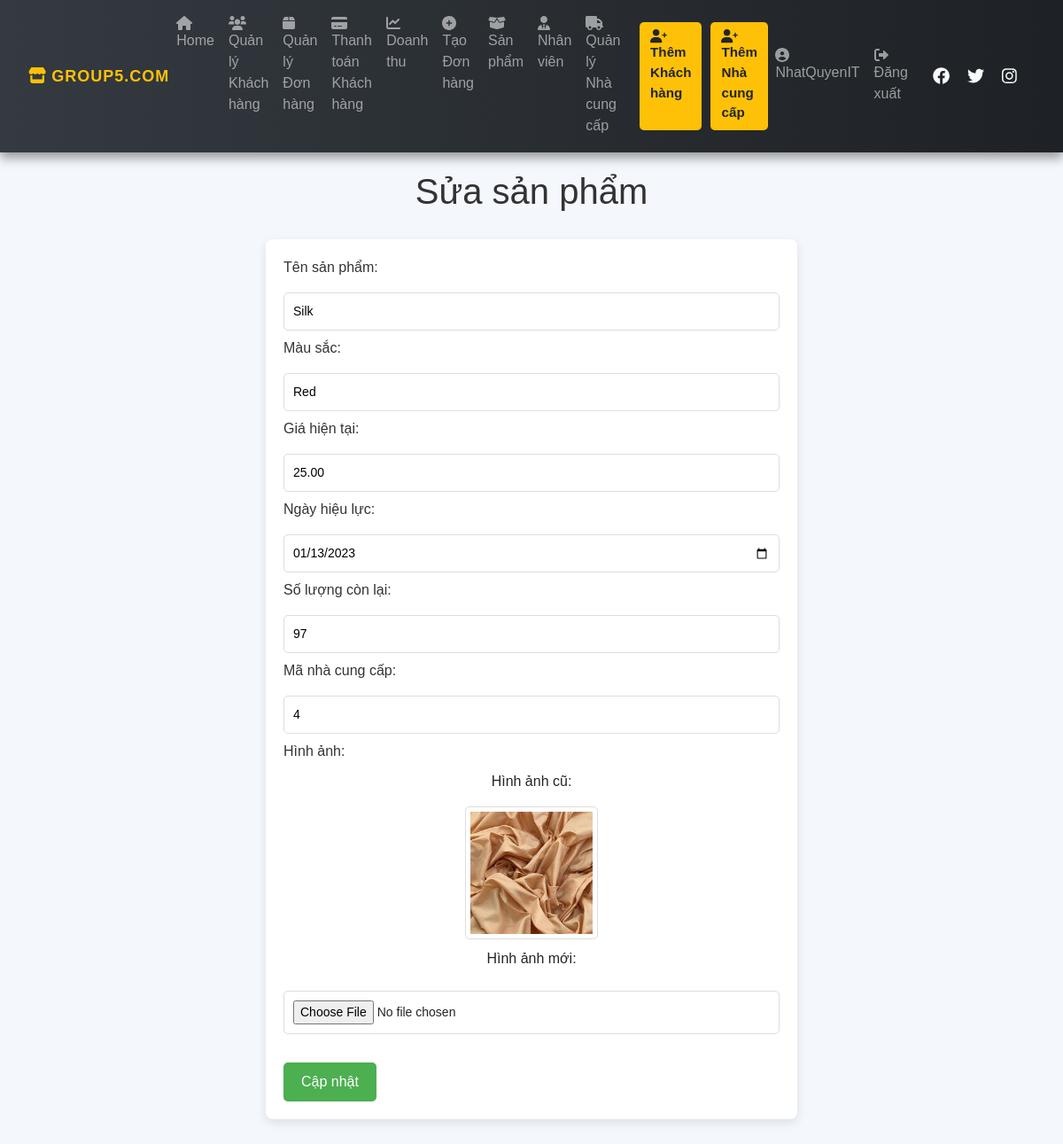
The app's page /edit_product.php?edit=1 (signed in) with its own data.
### tables this page shows
CREATE TABLE `category` (
  `CCode` int(11) NOT NULL,
  `Name` varchar(100) DEFAULT NULL,
  `Color` varchar(50) DEFAULT NULL,
  `RemainQuantity` int(11) DEFAULT NULL,
  `Price` decimal(10,2) DEFAULT NULL,
  `AppliedDate` date DEFAULT NULL,
  `SCode` int(11) DEFAULT NULL,
  `img` varchar(255) DEFAULT NULL
);

### edit_product.php (the view, shortened to what this page needs)
<?php
require 'connect.php';
include 'nav.php';
$product = null;
if (isset($_GET['edit'])) {
    $CCode = $_GET['edit'];
    $sql = "SELECT * FROM category WHERE CCode = :CCode";
    $stmt = $conn->prepare($sql);
    $stmt->execute([':CCode' => $CCode]);
    $product = $stmt->fetch(PDO::FETCH_ASSOC);
}
?>
<!DOCTYPE html>
<html lang="vi">
<head>
    <link rel="stylesheet" href="edit_product.css">
</head>
<body>
<h1>Sửa sản phẩm</h1>
<form action="edit_product.php?edit=<?php echo htmlspecialchars($product['CCode']); ?>" method="POST" enctype="multipart/form-data">
    <label for="name">Tên sản phẩm:</label>
    <input type="text" id="name" name="name" value="<?php echo htmlspecialchars($product['Name']); ?>" required><br>
    <label for="color">Màu sắc:</label>
    <input type="text" id="color" name="color" value="<?php echo htmlspecialchars($product['Color']); ?>" required><br>
    <label for="price">Giá hiện tại:</label>
    <input type="number" id="price" name="price" step="0.01" value="<?php echo htmlspecialchars($product['Price']); ?>" required><br>
    <label for="applied_date">Ngày hiệu lực:</label>
    <input type="date" id="applied_date" name="applied_date" value="<?php echo htmlspecialchars($product['AppliedDate']); ?>" required><br>
    <label for="remain_quantity">Số lượng còn lại:</label>
    <input type="number" id="remain_quantity" name="remain_quantity" value="<?php echo htmlspecialchars($product['RemainQuantity']); ?>" required><br>
    <label for="SCode">Mã nhà cung cấp:</label>
    <input type="number" id="SCode" name="SCode" value="<?php echo htmlspecialchars($product['SCode']); ?>" required><br>
    <label for="img">Hình ảnh:</label>
    <div class="image-preview">
        <?php if ($product['img']): ?>
            <p>Hình ảnh cũ:</p>
            <img src="img/<?php echo htmlspecialchars($product['img']); ?>" alt="Hình ảnh cũ" id="oldImage">
        <?php else: ?>
            <p>Chưa có hình ảnh</p>
        <?php endif; ?>
        <p>Hình ảnh mới:</p>
    </div>
    <input type="file" id="img" name="img" accept="image/*" onchange="previewNewImage(event)"><br><br>
    <button type="submit" name="update">Cập nhật</button>
</form>
</body>
</html>

### edit_product.css (style rules this page uses)
body { font-family: 'Arial', sans-serif; background-color: #f4f7fc; margin: 0; padding: 0; }
h1 { text-align: center; color: #333; margin-top: 20px; }
form { width: 50%; margin: 30px auto; padding: 20px; background-color: #fff; border-radius: 8px; box-shadow: 0 4px 12px rgba(0, 0, 0, 0.1); animation: fadeIn 0.5s ease-in-out; }
label { font-size: 16px; margin-bottom: 8px; display: block; color: #333; }
input[type="text"], input[type="number"], input[type="date"], input[type="file"] { width: 100%; padding: 10px; margin: 8px 0; border-radius: 5px; border: 1px solid #ddd; font-size: 14px; }
button { background-color: #4CAF50; color: white; padding: 10px 20px; border: none; border-radius: 5px; cursor: pointer; font-size: 16px; transition: background-color 0.3s ease; }
.image-preview { margin-top: 10px; text-align: center; }
.image-preview img { width: 100px; height: 100px; border-radius: 8px; transition: transform 0.3s ease; }

### edit_product.php (style rules this page uses)
.image-preview { margin-top: 10px; text-align: center; }
.image-preview img { width: 150px; height: auto; border-radius: 5px; margin: 10px auto; border: 1px solid #ddd; padding: 5px; display: block; }

### records on screen
category: name "Silk", color "Red", price "25.00", applied_date "01/13/2023", remain_quantity "97", SCode "4", img (picture)

### other values on screen
$_SESSION['username'] "NhatQuyenIT"
